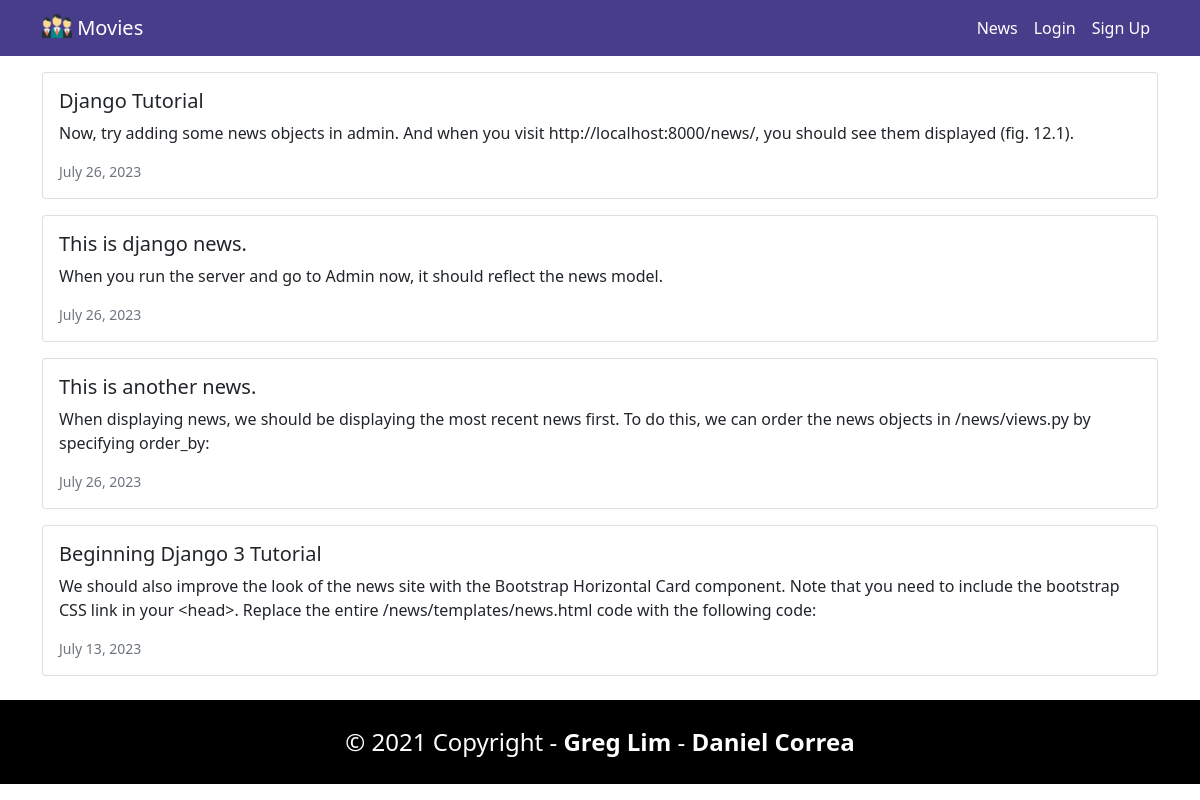
Page /news/ on the committed database.
### news/models.py (models this page shows, shortened)
class News(models.Model):
    headline = models.CharField(max_length=200)
    body = models.TextField()
    date = models.DateField()

### news/views.py (the view)
# urls.py: path("", views.news, name="news"),
def news(request):
    newss = News.objects.all().order_by("-date")
    return render(request, "news.html", {"newss": newss})

### news/templates/news.html
{% extends 'base.html' %} {% block content %} {% for news in newss %}
<div class="card mb-3">
  <div class="row g-0">
    <div>
      <div class="card-body">
        <h5 class="card-title">{{ news.headline }}</h5>
        <p class="card-text">{{ news.body }}</p>
        <p class="card-text">
          <small class="text-muted"> {{ news.date }} </small>
        </p>
      </div>
    </div>
  </div>
</div>
{% endfor %} {% endblock content %}

### rows in the picture
News: headline "Django Tutorial", body "Now, try adding some news objects in admin. And when you visit http://localhost:8000/news/, you should see them displayed (fig. 12.1).", date "July 26, 2023"
News: headline "This is django news.", body "When you run the server and go to Admin now, it should reflect the news model.", date "July 26, 2023"
News: headline "This is another news.", body "When displaying news, we should be displaying the most recent news first. To do this, we can order the news objects in /news/views.py by specifying order_by:", date "July 26, 2023"
News: headline "Beginning Django 3 Tutorial", body "We should also improve the look of the news site with the Bootstrap Horizontal Card component. Note that you need to include the bootstrap CSS link in your <head>. Replace the entire /news/templates/news.html code with the following code:", date "July 13, 2023"
